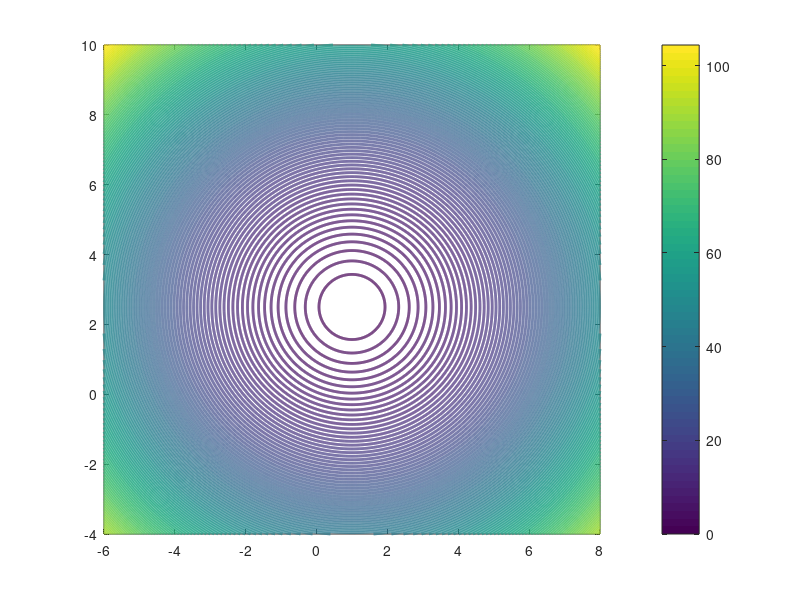
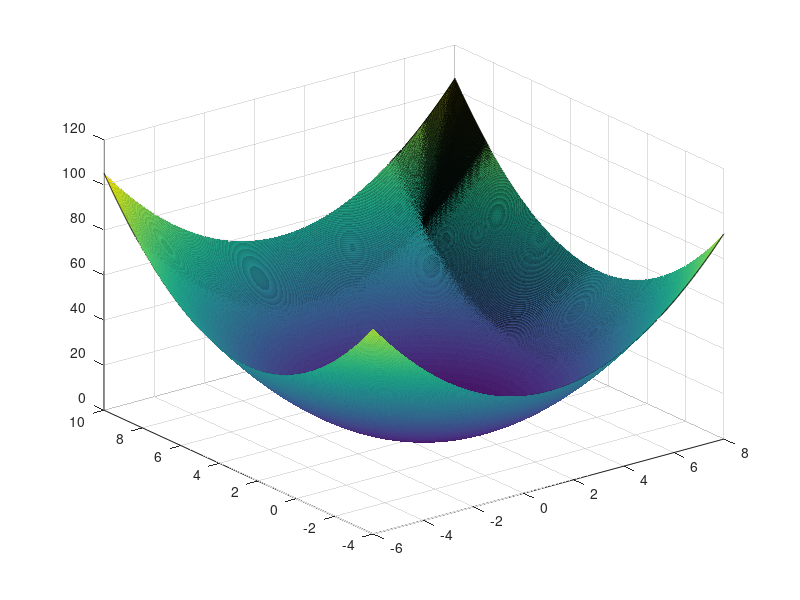

Reproduce these figures in MATLAB, in order. (Note: this script raises an error after producing the figures.)
%% Q3
clc
clear all
%Q3.1-----------------------------------------
x = -6:0.01:8;
y = -4:0.01:10;
[x1,x2] = meshgrid(x,y);
%q = (x1-1)^2 + (x2-2.5)^2 ;
q = x1.^2 - x1.*2 + x2.^2 - x2.*5 +7.25  ;
figure(1)
[c,h]=contour(x1,x2,q,120,'linewidth',2);
%clabel(c,h)
colorbar
hold on
fill([8 -12 5 -5],[5 -5 3.5 -1.5],[0.7 0.7 0.7],'facealpha',0.2)
fill([-4 16 5 -5],[5 -5 0.5 5.5],[0.7 0.7 0.7],'facealpha',0.2)
fill([12 -8 5 -5],[5 -5 1.5 -3.5],[0.7 0.7 0.7],'facealpha',0.2)
fill([0 0],[5 -5],[0.7 0.7 0.7],'facealpha',0.2)
fill([5 -5],[0 0],[0.7 0.7 0.7],'facealpha',0.2)
%contour(x1,x2,q,20)
figure(2)
surf(x1,x2,q)
%% --------------------------------------------
%% Q3.4-----------------------------------------
A = [-1 1 1 -1 0;2 2 -2 0 -1]
H = [2 0;0 2]
b = [2 6 2 0 0]';
c = [-2 -5]';
[x,lambda]=EqualityQPSolver(H,c,A,b)
%% Q3.5-----------------------------------------
A = [-1 1 1 -1 0;2 2 -2 0 -1]
H = [2 0;0 2]
b = [2 6 2 0 0]';
c = [-2 -5]';
%% ------------------k=0------------------------;
x0 = [2,0]';
g0=grad(H,c,x0);
w0 = {3,5};
H = [2 0;0 2]
c0 = g0;
b0 =zeros(1,2)';
A0 = [1 -2;0 -1]';
[d0,lambda_0]=EqualityQPSolver(H,c0,A0,b0)
%% ------------------k=1------------------------;
x1 = [2,0]';
g1=grad(H,c,x1);
w1 = {5};
H = [2 0;0 2]
c1 = g1;
b1 =0;
A1 = [0 -1]';
[d1,lambda_1]=EqualityQPSolver(H,c1,A1,b1)
%% ------------------k=2------------------------;
x2 = x1 + d1;
g2=grad(H,c,x2);
w2 = {5};
H = [2 0;0 2]
c2 = g2;
b2 =0;
A2 = [0 -1]';
[d2,lambda_2]=EqualityQPSolver(H,c2,A2,b2)
%% ------------------k=3------------------------;
x3 = x2;
g3=grad(H,c,x3);
w3 = {};
H = [2 0;0 2]
c3 = g3;
b3 =0;
A3 = [0 0]';
[d3,lambda_3]=EqualityQPSolver(H,c3,A3,b3)
%% ------------------k=4------------------------;
x4 = [1 1.5]';
g4=grad(H,c,x4);
w4 = {1};
H = [2 0;0 2]
c4 = g4;
b4 =0;
A4 = [0 0]';
[d3,lambda_3]=EqualityQPSolver(H,c3,A3,b3)
